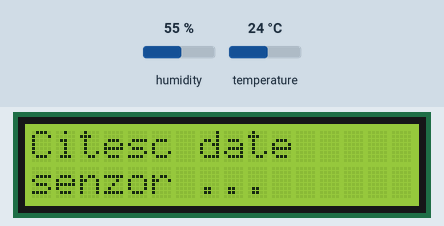
A sketch run on a simulated Arduino Uno, built with avr-gcc and run on an emulated ATmega328P. Parts: 16×2 character LCD. The inputs (shaded band) are chosen by the test bench; at power-on: humidity 55 %, temperature 24 °C.

Above: at 1.2 s.
1.3 s: humidity set to 22 %
At 4.7 s:
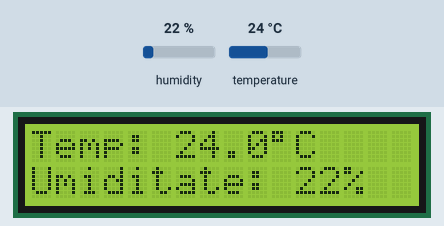
5.6 s: temperature set to 12 °C
At 9.1 s:
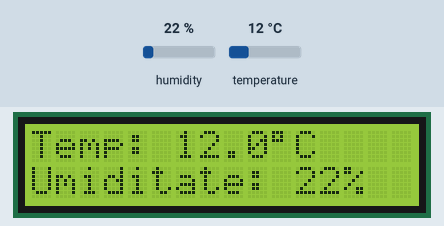
9.7 s: humidity set to 40 %
At 13.5 s:
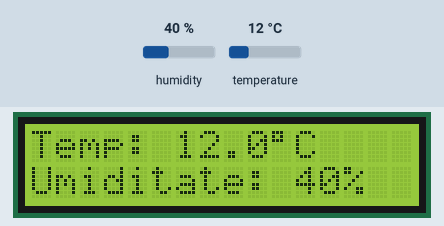
13.8 s: temperature set to 19 °C
At 16.8 s:
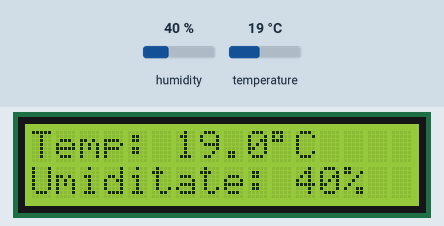
Timing chart, 0 to 18.3 s (numbered marks = the images above; inputs shaded):
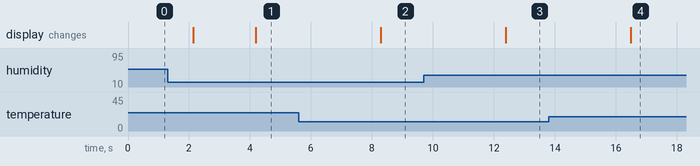

Measured:
- after the input at 1.3 s, the display: first differs from a run without the input after 2.9 s (image 1)
- after the input at 5.6 s, the display: changes after 2.7 s (image 2)
- after the input at 9.7 s, the display: changes after 2.7 s (image 3)
- after the input at 13.8 s, the display: changes after 2.7 s (image 4)

The sketch:

Afisaj-temperatura-umiditate-DHT11-pe-LCD-i2c-16x2.ino
```cpp
/*
 * DHT11 PINOUT (vazut din fata cu grilajul spre tine):
 * pin1 - VCC (5v)
 * pin2 - data
 * pin3 - nefolosit
 * pin4 - GND
 *
 * CONECTARE SENZOR DHT11:
 * - o rezistenta 10K intre pinii 1 si 2 al lui DHT11
 * - pinul 1 VCC la Arduino 5V
 * - pinul 2 data la Arduino D2 (daca modificati schimbati valoarea si in sketch)
 * - pinul 4 GND la Arduino GND
 *
 * CONECTARE LCD I2C Display
 * - LCD GND la Arduino GND
 * - LCD VCC la Arduino 5V
 * - LCD SDA la Arduin A4
 * - LCD SCL la Arduino A5
 *
 * PENTRU A GASI ADRESA LCD-ULUI RULEAZA PRIMA DATA SKETCH-UL DE AICI
 * http://playground.arduino.cc/Main/I2cScanner
 */


#include <DHT.h> // Include libraria pentru senzorul temperatura si umiditate DHT11
#include <Wire.h> // Include libraria pentru I2C
#include <LiquidCrystal_I2C.h> // Include libraria pentru LCD prin I2C

#define DHTPIN 2     // defineste PIN la care e legat DHT11
#define DHTTYPE DHT11   // defineste tipul de senzor DHT - DHT11 sau DHT12

DHT dht(DHTPIN, DHTTYPE); // initializeaza senzorul DHT
LiquidCrystal_I2C lcd(0x3F, 2, 1, 0, 4, 5, 6, 7, 3, POSITIVE); // initializeaza LCD prin I2C la adresa 0x3F (adresa se gaseste folosind un I2C scanner)

//***************************************************************

void setup(void) {
  lcd.begin(16, 2); // pornim lcd definit cu 16 coloane si 2 linii
  lcd.print("Citesc date");
  lcd.setCursor(0,1);  // start linia 2
  lcd.print("senzor ...");
  dht.begin(); // pornim senzor DHT11
}

//****************************************************************

void loop() {

  float temperatura, umiditate; // declaram variabilele temperatura si umiditate ca float

  umiditate = dht.readHumidity(); // citesc valoare umiditate de pe DHT11
  temperatura = dht.readTemperature(); // citesc valoare temperatura de pe DHT11
  delay(2000); // delay 2 secunde intre citiri

 lcd.clear(); // stergere ecran

 char tempF[6];
 char humF[6];
 dtostrf(temperatura, 5, 1, tempF); // convert float tempF in string
 dtostrf(umiditate, 2, 0, humF); // convert float humF in string

 /*incepe afisarea datelor pe ecran*/
 lcd.print("Temp:");
 lcd.print(tempF);
 lcd.print((char)223);
 lcd.print("C");
 lcd.setCursor(0,1);  // start linia 2 coloana 1
 lcd.print("Umiditate: ");
 lcd.print(humF);
 lcd.print("%");
}
```
